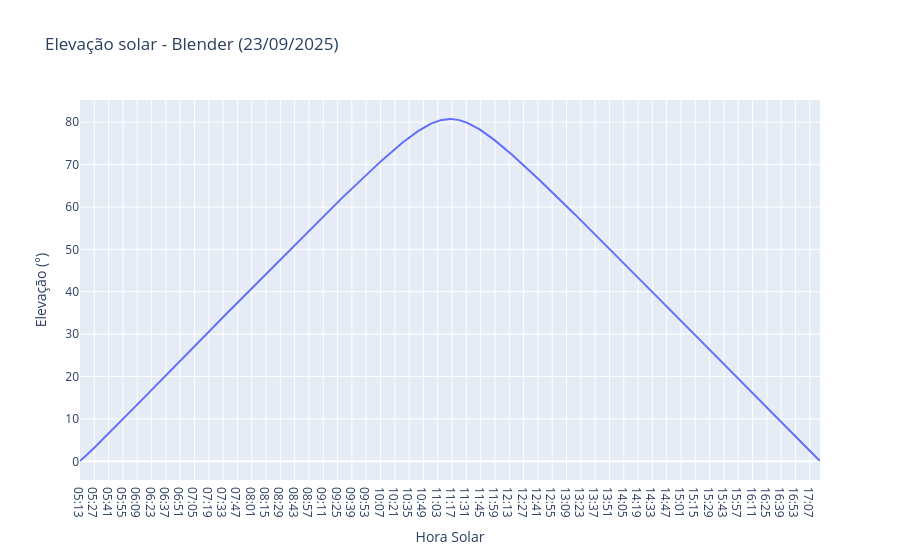
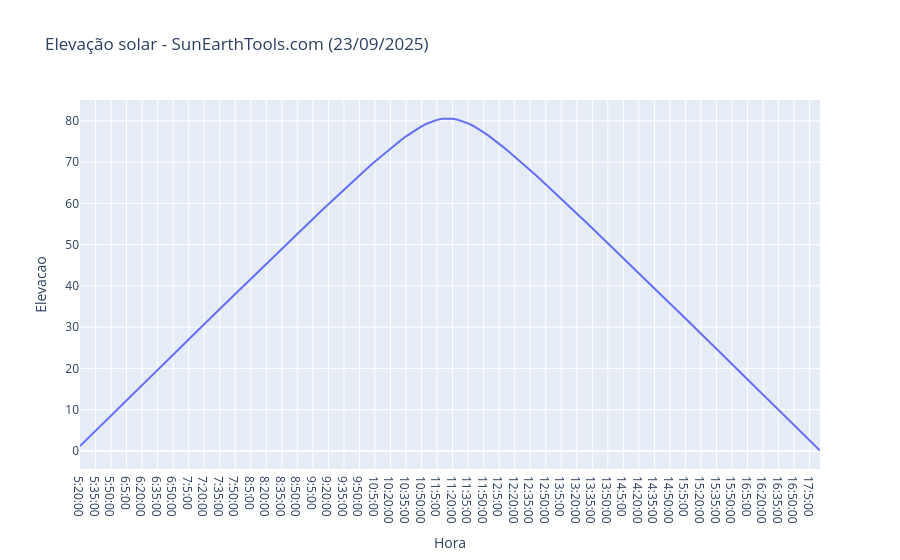
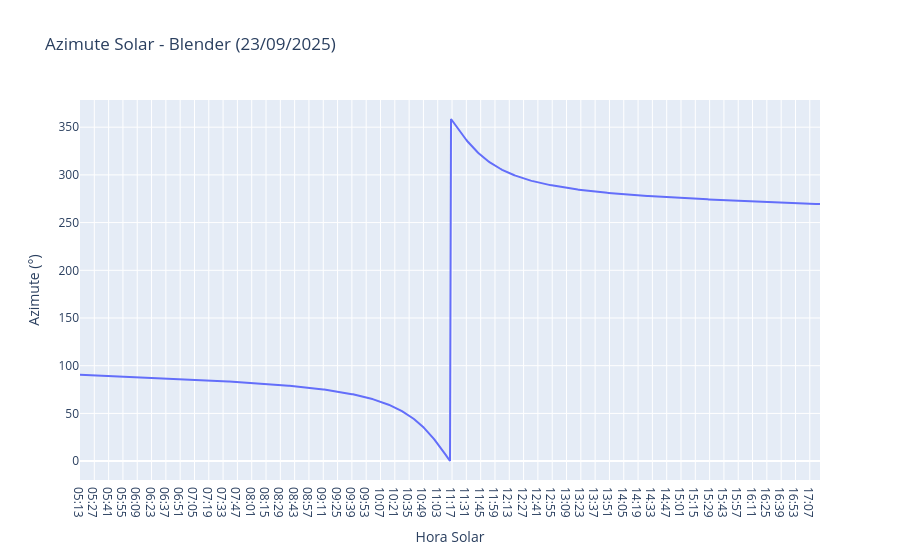
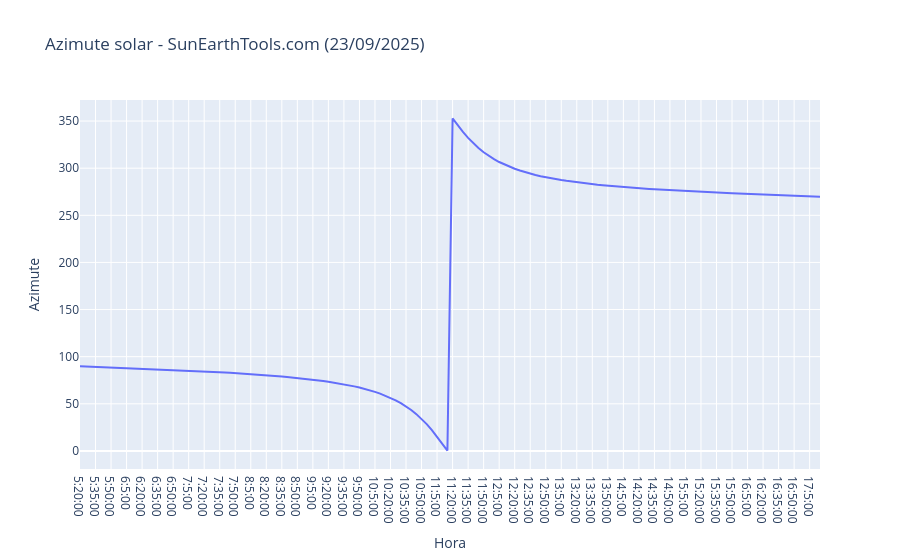

Notebook source saved alongside these figures, in order:
### Code cell
#Plots de Elevação e Azimute (individuais)

#Elevação solar no blender
fig = px.line(df2, x ='Hora Solar', y = "Elevação (°)", title="Elevação solar - Blender (23/09/2025)")
fig.show()

#Verificando o comportamento da elevação solar no SunEarthTools.com
fig = px.line(df1, x ='Hora', y = "Elevacao", title="Elevação solar - SunEarthTools.com (23/09/2025)")
fig.show()

#Verificando o comportamento da elevação solar no Blender

fig = px.line(df2, x ='Hora Solar', y = "Azimute (°)", title="Azimute Solar - Blender (23/09/2025)")
fig.show()

#Verificando o comportamento da azimute solar no SunEarthTools.com

fig = px.line(df1, x ='Hora', y = "Azimute", title="Azimute solar - SunEarthTools.com (23/09/2025)")
fig.show()

### Figure 1 — Plotly figure (JSON) as saved in the notebook; plotly's stock layout.template omitted (floating-point values rounded to 4 significant figures; data arrays with more than 128 entries replaced by an {"elided": "..."} marker saying what was removed)
{"data": [{"hovertemplate": "Hora Solar=%{x}<br>Elevação (°)=%{y}<extra></extra>", "legendgroup": "", "line": {"color": "#636efa", "dash": "solid"}, "marker": {"symbol": "circle"}, "mode": "lines", "name": "", "orientation": "v", "showlegend": false, "type": "scatter", "x": {"elided": "725 str values"}, "xaxis": "x", "y": {"elided": "725 float values"}, "yaxis": "y"}], "layout": {"legend": {"tracegroupgap": 0}, "title": {"text": "Elevação solar - Blender (23/09/2025)"}, "xaxis": {"anchor": "y", "domain": [0, 1], "title": {"text": "Hora Solar"}}, "yaxis": {"anchor": "x", "domain": [0, 1], "title": {"text": "Elevação (°)"}}}}

### Figure 2 — Plotly figure (JSON) as saved in the notebook; plotly's stock layout.template omitted (floating-point values rounded to 4 significant figures; data arrays with more than 128 entries replaced by an {"elided": "..."} marker saying what was removed)
{"data": [{"hovertemplate": "Hora=%{x}<br>Elevacao=%{y}<extra></extra>", "legendgroup": "", "line": {"color": "#636efa", "dash": "solid"}, "marker": {"symbol": "circle"}, "mode": "lines", "name": "", "orientation": "v", "showlegend": false, "type": "scatter", "x": {"elided": "144 str values"}, "xaxis": "x", "y": {"elided": "144 float values"}, "yaxis": "y"}], "layout": {"legend": {"tracegroupgap": 0}, "title": {"text": "Elevação solar - SunEarthTools.com (23/09/2025)"}, "xaxis": {"anchor": "y", "domain": [0, 1], "title": {"text": "Hora"}}, "yaxis": {"anchor": "x", "domain": [0, 1], "title": {"text": "Elevacao"}}}}

### Figure 3 — Plotly figure (JSON) as saved in the notebook; plotly's stock layout.template omitted (floating-point values rounded to 4 significant figures; data arrays with more than 128 entries replaced by an {"elided": "..."} marker saying what was removed)
{"data": [{"hovertemplate": "Hora Solar=%{x}<br>Azimute (°)=%{y}<extra></extra>", "legendgroup": "", "line": {"color": "#636efa", "dash": "solid"}, "marker": {"symbol": "circle"}, "mode": "lines", "name": "", "orientation": "v", "showlegend": false, "type": "scatter", "x": {"elided": "725 str values"}, "xaxis": "x", "y": {"elided": "725 float values"}, "yaxis": "y"}], "layout": {"legend": {"tracegroupgap": 0}, "title": {"text": "Azimute Solar - Blender (23/09/2025)"}, "xaxis": {"anchor": "y", "domain": [0, 1], "title": {"text": "Hora Solar"}}, "yaxis": {"anchor": "x", "domain": [0, 1], "title": {"text": "Azimute (°)"}}}}

### Figure 4 — Plotly figure (JSON) as saved in the notebook; plotly's stock layout.template omitted (floating-point values rounded to 4 significant figures; data arrays with more than 128 entries replaced by an {"elided": "..."} marker saying what was removed)
{"data": [{"hovertemplate": "Hora=%{x}<br>Azimute=%{y}<extra></extra>", "legendgroup": "", "line": {"color": "#636efa", "dash": "solid"}, "marker": {"symbol": "circle"}, "mode": "lines", "name": "", "orientation": "v", "showlegend": false, "type": "scatter", "x": {"elided": "144 str values"}, "xaxis": "x", "y": {"elided": "144 float values"}, "yaxis": "y"}], "layout": {"legend": {"tracegroupgap": 0}, "title": {"text": "Azimute solar - SunEarthTools.com (23/09/2025)"}, "xaxis": {"anchor": "y", "domain": [0, 1], "title": {"text": "Hora"}}, "yaxis": {"anchor": "x", "domain": [0, 1], "title": {"text": "Azimute"}}}}
